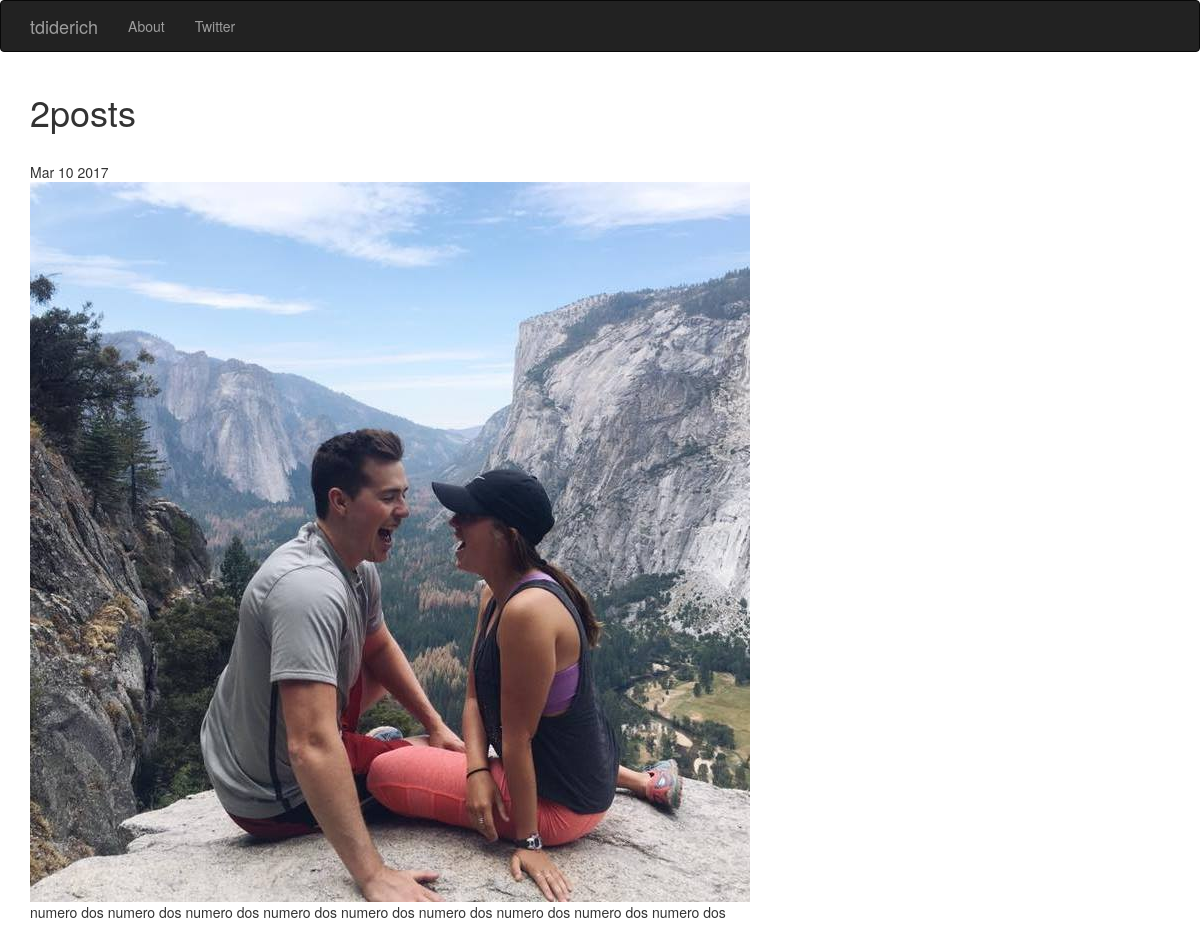
Page /posts/2/ on the committed database.
### posts/models.py (models this page shows, shortened)
class Post(models.Model):
    title = models.CharField(max_length=250)
    pub_date = models.DateTimeField()
    image = models.ImageField(upload_to='media/')
    body = models.TextField()
    def pub_date_pretty(self):
        return self.pub_date.strftime('%b %e %Y')

### posts/views.py (the view)
# urls.py: url(r'^posts/(?P<post_id>[0-9]+)/$', posts.views.post_detail, name="post_detail"),
def post_detail(request, post_id):
    post = get_object_or_404(Post, pk=post_id)
    return render(request, 'posts/post_detail.html', {'post':post})

### posts/templates/posts/post_detail.html (shortened to what this page needs)
<!DOCTYPE html>
<html lang="en">
  <head>
    <link rel="stylesheet" href="https://maxcdn.bootstrapcdn.com/bootstrap/3.3.7/css/bootstrap.min.css">
  </head>
  <body>
    <nav class="navbar navbar-inverse">
      <div class="container">
        <div class="navbar-header">
          <a class="navbar-brand" href="{% url 'home' %}">tdiderich</a>
        </div>
        <div class="collapse navbar-collapse" id="mynav">
          <ul class="nav navbar-nav">
            <li><a href="{% url 'about' %}">About</a></li>
            <li><a href="https://twitter.com/tdiderich">Twitter</a></li>
          </ul>
      </div>
    </nav>
    <div class="container">
      <h1> {{ post.title }} </h1>
      <br />
      {{ post.pub_date_pretty }}
      <br />
      <img src="{{ post.image.url }}" />
      <br />
      {{ post.body }}
      <br />
      <br />
      </div>
  </body>
</html>

### rows in the picture
Post: title "2posts", pub_date_pretty "Mar 10 2017", image (picture), body "numero dos numero dos numero dos numero dos numero dos numero dos numero dos numero dos numero dos"
